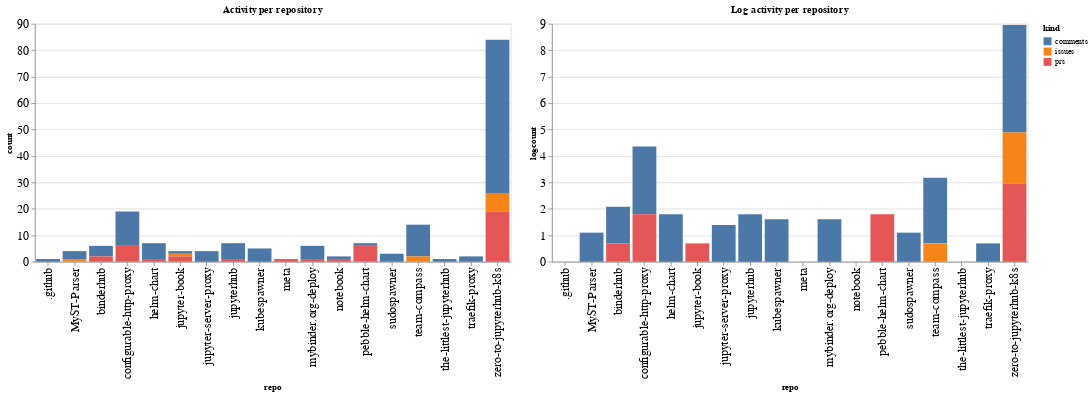

Notebook cell for this chart:
### Code cell
ch1 = alt.Chart(repo_summaries, width=600, title="Activity per repository").mark_bar().encode(
    x='repo',
    y='count',
    color='kind',
    tooltip="kind"
)

ch2 = alt.Chart(repo_summaries, width=600, title="Log activity per repository").mark_bar().encode(
    x='repo',
    y='logcount',
    color='kind',
    tooltip="kind"
)

ch1 | ch2

### Figure 1 — Vega-Lite specification as saved in the notebook (floating-point values rounded to 4 significant figures)
{"config": {"axisLeft": {"labelFontSize": 15}, "axisBottom": {"labelFontSize": 15}}, "hconcat": [{"mark": "bar", "encoding": {"color": {"type": "nominal", "field": "kind"}, "tooltip": {"type": "nominal", "field": "kind"}, "x": {"type": "nominal", "field": "repo"}, "y": {"type": "quantitative", "field": "count"}}, "title": "Activity per repository", "width": 600}, {"mark": "bar", "encoding": {"color": {"type": "nominal", "field": "kind"}, "tooltip": {"type": "nominal", "field": "kind"}, "x": {"type": "nominal", "field": "repo"}, "y": {"type": "quantitative", "field": "logcount"}}, "title": "Log activity per repository", "width": 600}], "data": {"name": "data-75be834b0b4fe699b044ae1586410234"}, "$schema": "https://vega.github.io/schema/vega-lite/v4.8.1.json", "datasets": {"data-75be834b0b4fe699b044ae1586410234": [{"repo": ".github", "kind": "comments", "count": 1, "logcount": 0.0}, {"repo": "MyST-Parser", "kind": "comments", "count": 3, "logcount": 1.099}, {"repo": "MyST-Parser", "kind": "issues", "count": 1, "logcount": 0.0}, {"repo": "binderhub", "kind": "comments", "count": 4, "logcount": 1.386}, {"repo": "binderhub", "kind": "prs", "count": 2, "logcount": 0.6931}, {"repo": "configurable-http-proxy", "kind": "comments", "count": 13, "logcount": 2.565}, {"repo": "configurable-http-proxy", "kind": "prs", "count": 6, "logcount": 1.792}, {"repo": "helm-chart", "kind": "comments", "count": 6, "logcount": 1.792}, {"repo": "helm-chart", "kind": "prs", "count": 1, "logcount": 0.0}, {"repo": "jupyter-book", "kind": "comments", "count": 1, "logcount": 0.0}, {"repo": "jupyter-book", "kind": "issues", "count": 1, "logcount": 0.0}, {"repo": "jupyter-book", "kind": "prs", "count": 2, "logcount": 0.6931}, {"repo": "jupyter-server-proxy", "kind": "comments", "count": 4, "logcount": 1.386}, {"repo": "jupyterhub", "kind": "comments", "count": 6, "logcount": 1.792}, {"repo": "jupyterhub", "kind": "prs", "count": 1, "logcount": 0.0}, {"repo": "kubespawner", "kind": "comments", "count": 5, "logcount": 1.609}, {"repo": "meta", "kind": "prs", "count": 1, "logcount": 0.0}, {"repo": "mybinder.org-deploy", "kind": "comments", "count": 5, "logcount": 1.609}, {"repo": "mybinder.org-deploy", "kind": "prs", "count": 1, "logcount": 0.0}, {"repo": "notebook", "kind": "comments", "count": 1, "logcount": 0.0}, {"repo": "notebook", "kind": "prs", "count": 1, "logcount": 0.0}, {"repo": "pebble-helm-chart", "kind": "comments", "count": 1, "logcount": 0.0}, {"repo": "pebble-helm-chart", "kind": "prs", "count": 6, "logcount": 1.792}, {"repo": "sudospawner", "kind": "comments", "count": 3, "logcount": 1.099}, {"repo": "team-compass", "kind": "comments", "count": 12, "logcount": 2.485}, {"repo": "team-compass", "kind": "issues", "count": 2, "logcount": 0.6931}, {"repo": "the-littlest-jupyterhub", "kind": "comments", "count": 1, "logcount": 0.0}, {"repo": "traefik-proxy", "kind": "comments", "count": 2, "logcount": 0.6931}, {"repo": "zero-to-jupyterhub-k8s", "kind": "comments", "count": 58, "logcount": 4.06}, {"repo": "zero-to-jupyterhub-k8s", "kind": "issues", "count": 7, "logcount": 1.946}, {"repo": "zero-to-jupyterhub-k8s", "kind": "prs", "count": 19, "logcount": 2.944}]}}
